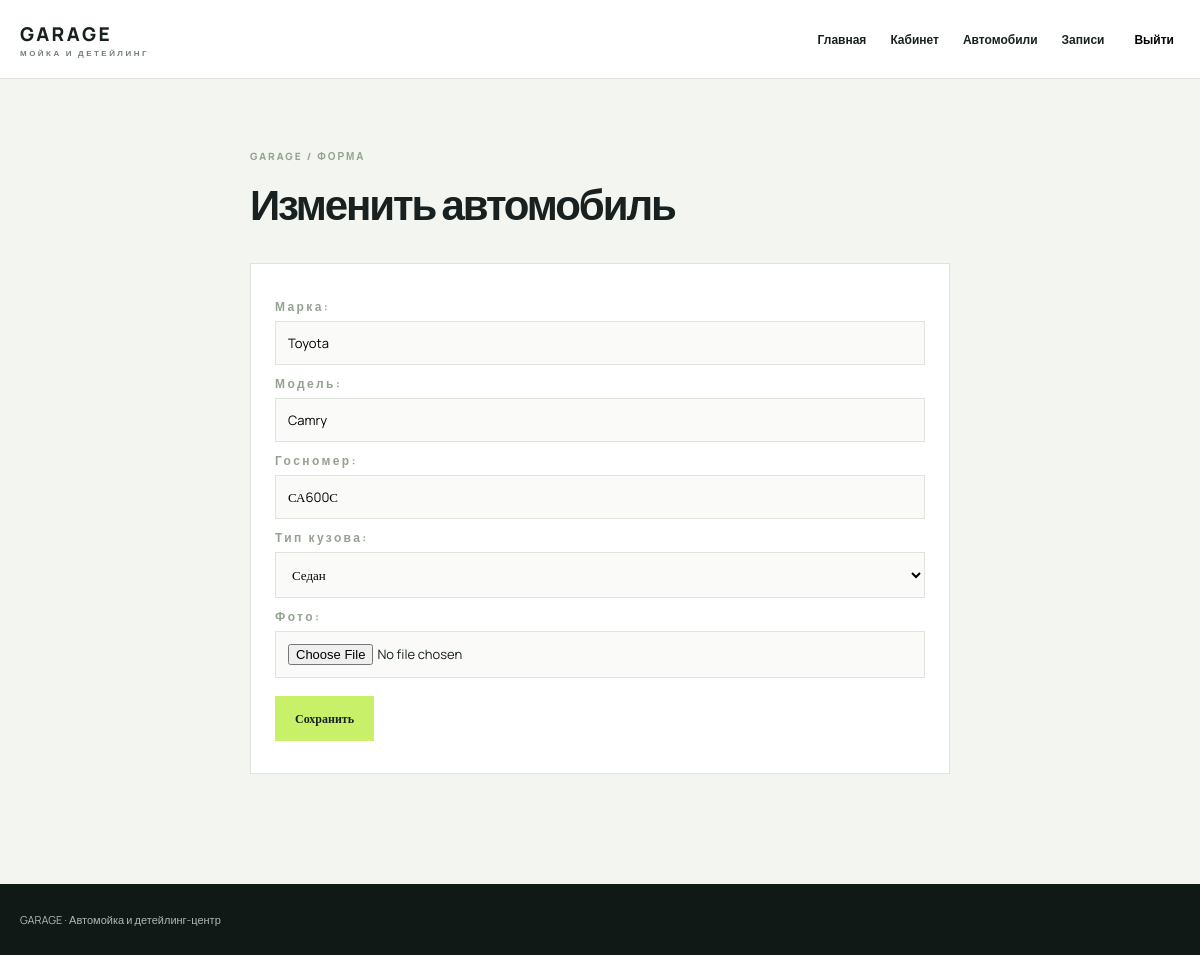
The app's page /vehicles/1/edit/ (signed in) with its own data.
### garage/models.py (models this page shows, shortened)
class Vehicle(models.Model):
    owner = models.ForeignKey(settings.AUTH_USER_MODEL, on_delete=models.CASCADE, related_name='vehicles')
    brand = models.CharField('Марка', max_length=50)
    model = models.CharField('Модель', max_length=50)
    plate = models.CharField('Госномер', max_length=15, unique=True)
    body_type = models.ForeignKey(BodyType, on_delete=models.PROTECT, verbose_name='Тип кузова')
    photo = models.ImageField('Фото', upload_to='vehicles/', blank=True, null=True)

### garage/views.py (the view)
# urls.py: path('vehicles/<int:pk>/edit/', views.vehicle_edit, name='vehicle_edit'),
@login_required
def vehicle_edit(request, pk):
    obj = get_object_or_404(Vehicle, pk=pk, owner=request.user)
    if request.method == 'POST':
        form = VehicleForm(request.POST, request.FILES, instance=obj)
        if form.is_valid():
            form.save()
            messages.success(request, 'Данные автомобиля обновлены.')
            return redirect('vehicles')
    else:
        form = VehicleForm(instance=obj)
    return render(request, 'garage/form.html', {'form': form, 'title': 'Изменить автомобиль'})

### garage/forms.py (shortened to what this page needs)
class VehicleForm(forms.ModelForm):
    class Meta:
        model = Vehicle
        fields = ('brand', 'model', 'plate', 'body_type', 'photo')

### garage/models.py (called while the page is built)
    def __str__(self):
        return self.name

### templates/garage/form.html
{% extends 'base.html' %}{% block content %}<section class="wrap page narrow"><label>GARAGE / ФОРМА</label><h1>{{title}}</h1><form method="post" enctype="multipart/form-data" class="panel">{% csrf_token %}{{form.as_p}}<button class="btn">Сохранить</button></form></section>{% endblock %}

### static/garage/css/style.css (style rules this page uses)
:root { --dark:#18211f;--paper:#f3f5f1;--accent:#c8f169;--muted:#718078;--line:#dfe4dc }
* { box-sizing:border-box }
body { margin:0;background:var(--paper);color:var(--dark);font:15px Manrope,Arial,sans-serif }
.wrap { width:min(1160px,calc(100% - 40px));margin:auto }
.hero label,.page label,.section label { font-size:10px;letter-spacing:.2em;color:#93a38f;font-weight:800 }
.btn { display:inline-block;background:var(--accent);color:var(--dark);border:0;padding:14px 20px;font:700 12px Manrope;cursor:pointer;margin:8px 8px 8px 0 }
.section,.page { padding-top:65px;padding-bottom:90px }
.section h2,.page h1 { font-size:42px;letter-spacing:-.05em;margin:10px 0 30px }
.cards article,.panel,.loyal,.metrics article { background:#fff;border:1px solid var(--line);padding:24px }
.narrow { max-width:700px }
.panel { margin:20px 0 }
.panel p { margin:10px 0 }
.panel input,.panel select,.panel textarea,.filters input,.filters select { width:100%;padding:12px;border:1px solid var(--line);background:#fafbf9;font:13px Manrope;margin-top:6px }
.panel label { display:block }
.panel p label { display:block;font-size:12px;font-weight:700 }

### records on screen
Vehicle: brand "Toyota", model "Camry", plate "СА600С", body_type "Седан"

### other values on screen
{{ title }} "Изменить автомобиль"
